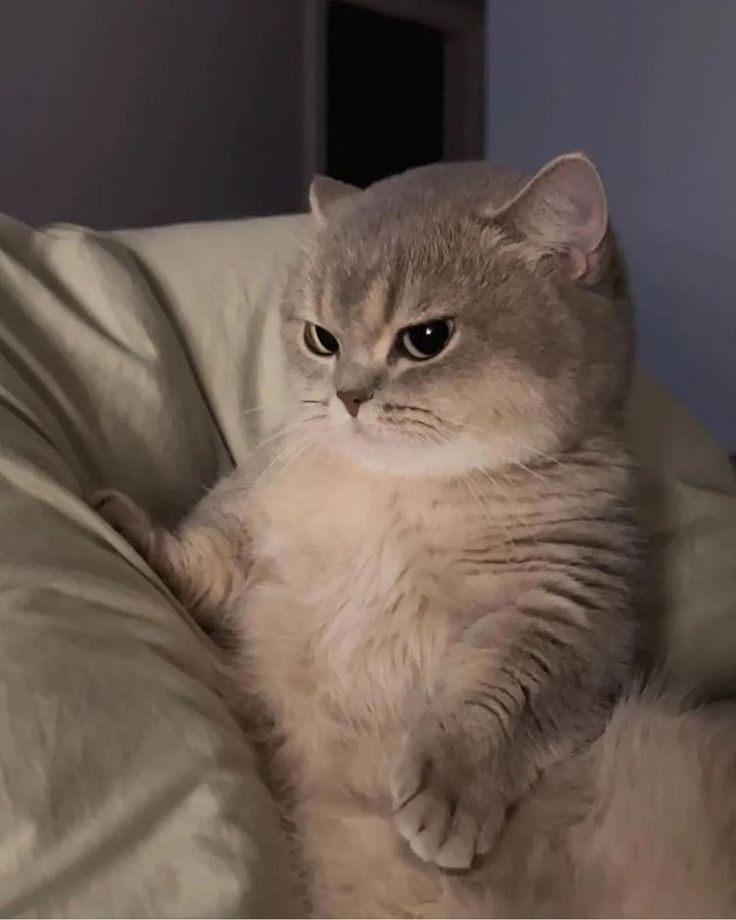
#> input picture input_images/cat1.jpg, 736 x 920 px; its folder holds only this picture in this run
$ python imgproc.py
#> lines starting #> are read from the running program, lines starting #| are printed output that depends on the picture
import os # ใช้สำหรับจัดการไฟล์และโฟลเดอร์
import multiprocessing # ใช้สำหรับประมวลผลแบบขนาน (parallel processing)
from PIL import Image # สำหรับการเปิดและประมวลผลรูปภาพ
from tqdm import tqdm # สำหรับแสดงแถบสถานะความคืบหน้า

# ฟังก์ชันในการประมวลผลรูปภาพ
def process_image(image_path, output_folder):
#> called with image_path = 'input_images/cat1.jpg', output_folder = 'output_images'
    try:
        # แสดงช้อความเริ่มต้นการเปิดรูปภาพ
        print(f"Opening image: {image_path}")

        with Image.open(image_path) as img:
#> img is the input picture: PIL image 736x920 RGB; mean R, G, B 103.1, 88.7, 79.7
            img_gray = img.convert('L') # เปิดภาพและแปลงเป็นภาพขาวดำ (grayscale)
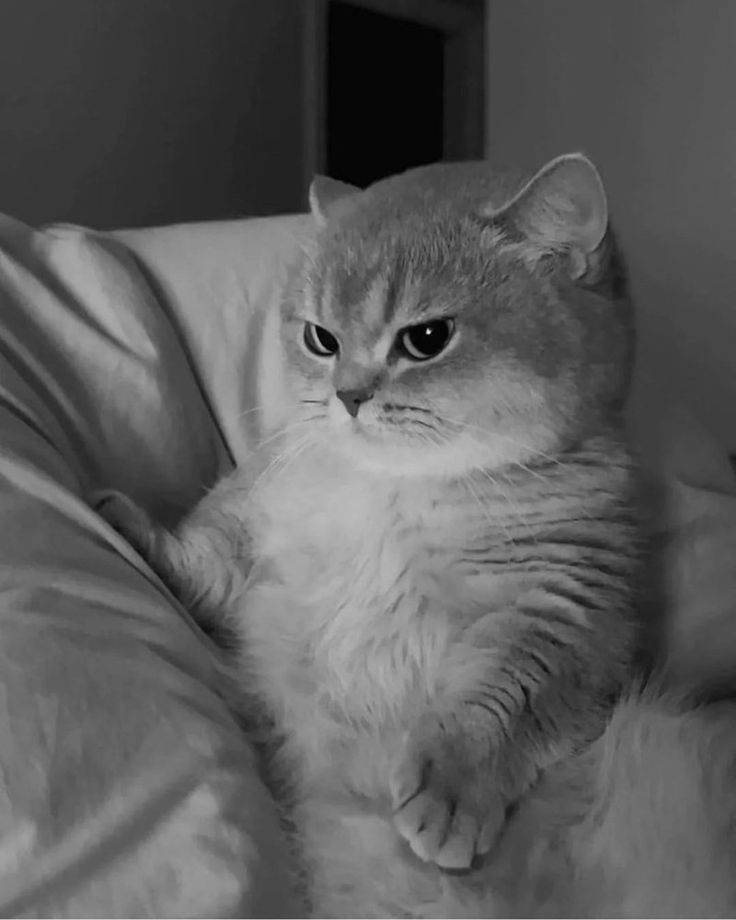
#> img_gray: PIL image 736x920 L; min 0, max 237, mean 91.9

            # ปรับขนาดของภาพเป็น 128x128 พิกเซล
            img_resized = img_gray.resize((128, 128))
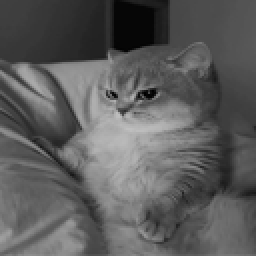
#> img_resized: PIL image 128x128 L (shown 2 times larger); min 0, max 191, mean 91.9

            # สร้าง path สำหรับบันทึกรูปภาพที่ถูกประมวลผล
            filename = os.path.basename(image_path)
            output_path = os.path.join(output_folder, f"processed_{filename}")

            # บันทึกรูปภาพที่ประมวลผลแล้ว
            print(f"Saving image to: {output_path}")
            img_resized.save(output_path)
            print(f"Processed and saved: {output_path}")
    except Exception as e:
        # ถ้ามีข้อผิดพลาดในการประมวลผลให้แสดงข้อความของข้อผิดพลาด
        print(f"Error processing {image_path}: {e}")

# ฟังก์ชันหลักในการเริ่มต้นการประมวลผล
def main(input_folder, output_folder):
    # ตรวจสอบว่าโฟลเดอร์ที่ใช้เก็บภาพที่ประมวลผลแล้วมีอยู่หรือไม่ ถ้าไม่มีให้สร้างขึ้นมา
    if not os.path.exists(output_folder):
        os.makedirs(output_folder)

    # สร้างรายการไฟล์ภาพทั้งหมดในโฟลเดอร์ input_folder ที่มีนามสกุล .jpg, .png, หรือ .jpeg
    image_files = [os.path.join(input_folder, f) for f in os.listdir(input_folder) if f.endswith(('jpg', 'png', 'jpeg'))]

    print(f"Found {len(image_files)} images to process.")

    # ถ้าไม่มีไฟล์ภาพในโฟลเดอร์ให้แสดงข้อความแจ้ง
    if len(image_files) == 0:
        print("No images found.")
        return

    # ใช้ multiprocessing.Pool เพื่อประมวลผลไฟล์ภาพหลายๆ ไฟล์พร้อมกัน
    # tqdm ใช้ในการแสดงแถบความคืบหน้า
    with multiprocessing.Pool() as pool:
        list(tqdm(pool.starmap(process_image, [(image, output_folder) for image in image_files]), total = len (image_files)))

# ฟังก์ชันเริ่มต้นเมื่อโปรแกรมรัน
if __name__ == "__main__":
    input_folder = "input_images"    # ระบุโฟลเดอร์ที่มีภาพที่ต้องการประมวลผล
    output_folder = "output_images"  # ระบุโฟลเดอร์ที่เก็บภาพที่ประมวลผลแล้ว

    # เรียกใช้ฟังก์ชัน main เพื่อเริ่มต้นการประมวลผล
    main(input_folder, output_folder)

$ run again, on input_images/cat5.jpg
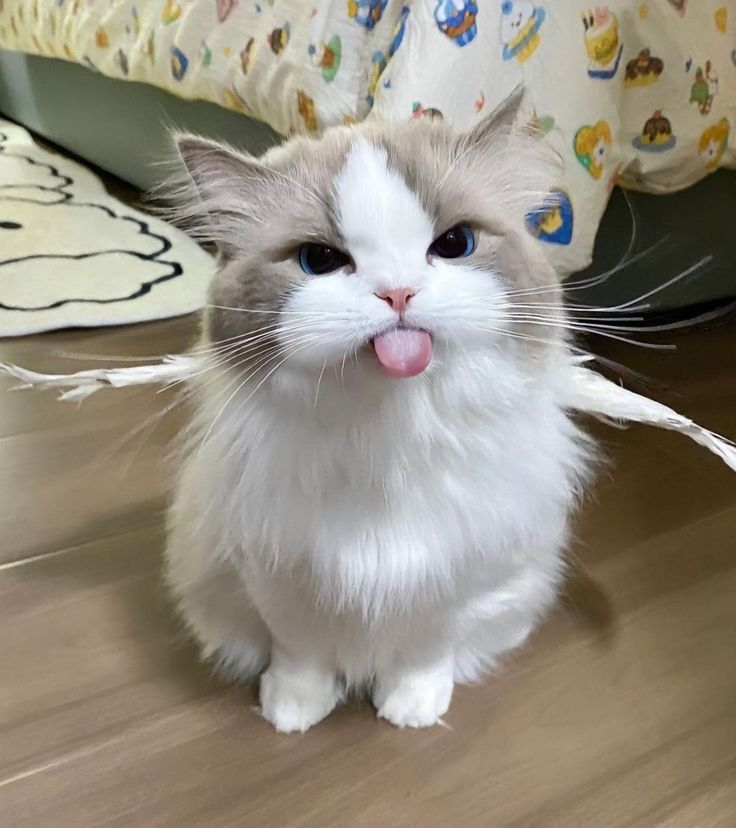
#> input picture input_images/cat5.jpg, 736 x 828 px
#> in process_image, img is the input picture: PIL image 736x828 RGB; mean R, G, B 149, 141.7, 128.2
#> in process_image, `img_gray = img.convert('L')`:
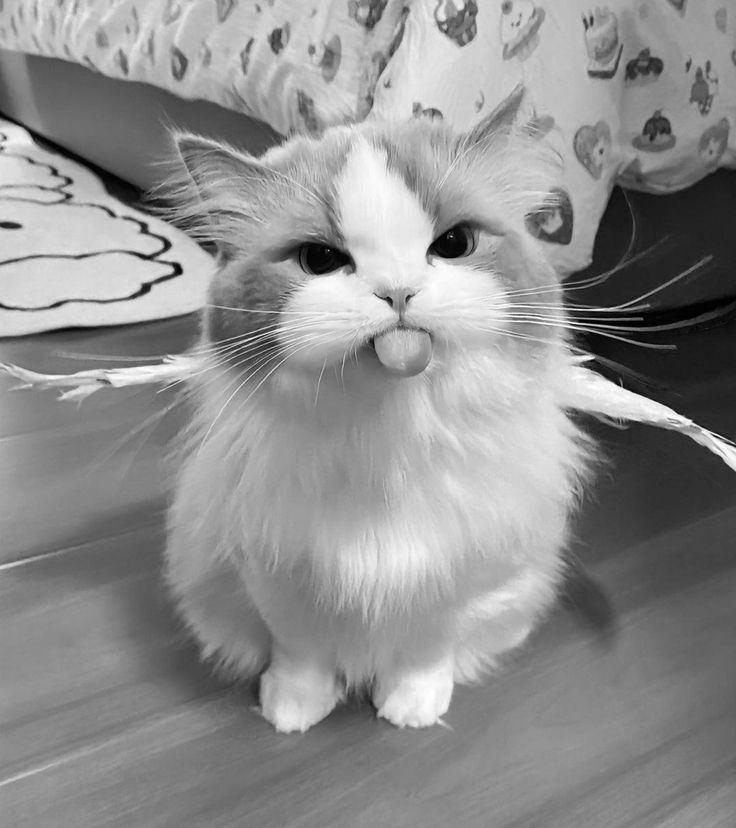
#> img_gray: PIL image 736x828 L; min 0, max 255, mean 142.3
#> in process_image, `img_resized = img_gray.resize((128, 128))`:
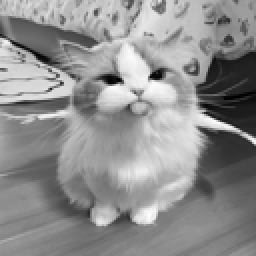
#> img_resized: PIL image 128x128 L (shown 2 times larger); min 0, max 253, mean 142.3

$ run again, on input_images/cat2.jpg
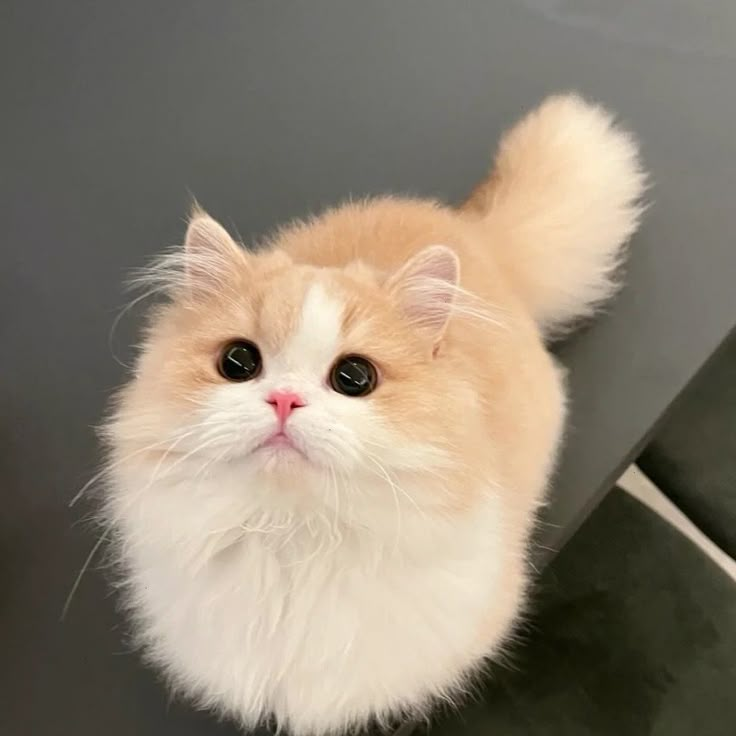
#> input picture input_images/cat2.jpg, 736 x 736 px
#> in process_image, img is the input picture: PIL image 736x736 RGB; mean R, G, B 141.9, 131.2, 115.6
#> in process_image, `img_gray = img.convert('L')`:
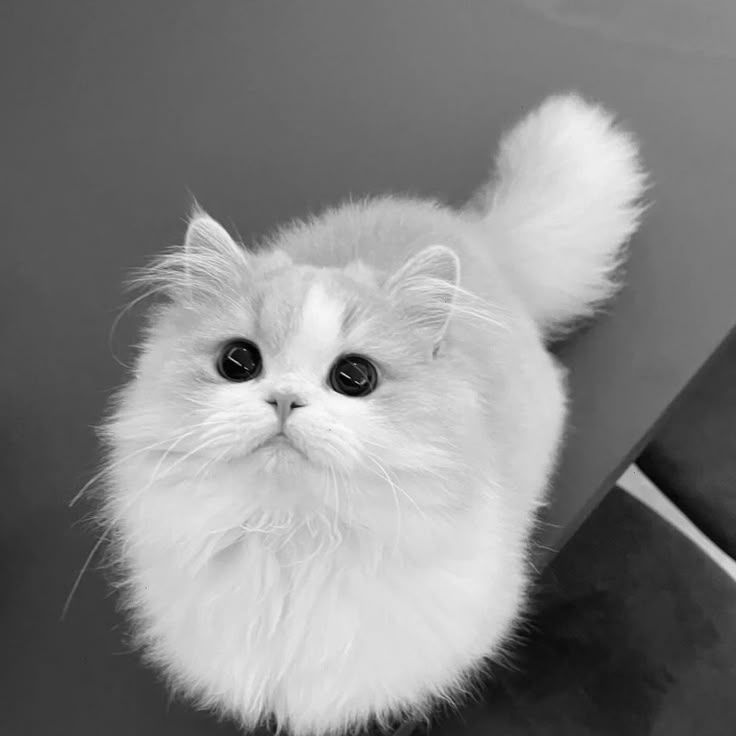
#> img_gray: PIL image 736x736 L; min 0, max 252, mean 132.7
